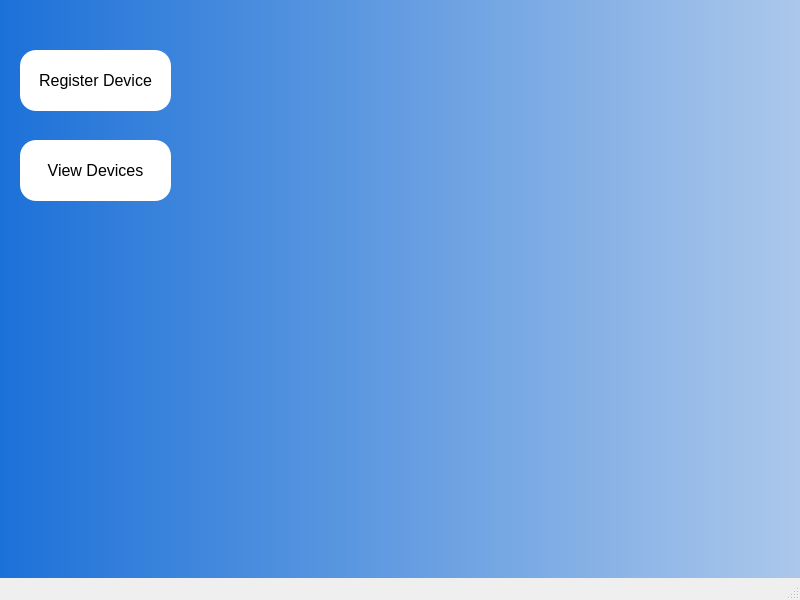
<?xml version="1.0" encoding="UTF-8"?>
<ui version="4.0">
 <class>MainWindow</class>
 <widget class="QMainWindow" name="MainWindow">
  <property name="geometry">
   <rect>
    <x>0</x>
    <y>0</y>
    <width>800</width>
    <height>600</height>
   </rect>
  </property>
  <property name="windowTitle">
   <string>MainWindow</string>
  </property>
  <widget class="QWidget" name="centralwidget">
   <widget class="QWidget" name="mainWidget" native="true">
    <property name="geometry">
     <rect>
      <x>0</x>
      <y>0</y>
      <width>801</width>
      <height>600</height>
     </rect>
    </property>
    <property name="styleSheet">
     <string notr="true">QWidget#mainWidget{
	background-color: qlineargradient(spread:pad, x1:0, y1:0, x2:1, y2:0, stop:0 rgba(28, 113, 216, 255), stop:1 rgba(172, 200, 234, 255));
}</string>
    </property>
    <widget class="QPushButton" name="btn_go_to_register">
     <property name="geometry">
      <rect>
       <x>20</x>
       <y>50</y>
       <width>151</width>
       <height>61</height>
      </rect>
     </property>
     <property name="styleSheet">
      <string notr="true">background-color: rgb(255, 255, 255);
padding: 15px;
font-size: 16px;
border-radius: 16px;</string>
     </property>
     <property name="text">
      <string>Register Device</string>
     </property>
    </widget>
    <widget class="QPushButton" name="btn_go_to_devices">
     <property name="geometry">
      <rect>
       <x>20</x>
       <y>140</y>
       <width>151</width>
       <height>61</height>
      </rect>
     </property>
     <property name="styleSheet">
      <string notr="true">background-color: rgb(255, 255, 255);
padding: 15px;
font-size: 16px;
border-radius: 16px;</string>
     </property>
     <property name="text">
      <string>View Devices</string>
     </property>
    </widget>
   </widget>
  </widget>
  <widget class="QMenuBar" name="menubar">
   <property name="geometry">
    <rect>
     <x>0</x>
     <y>0</y>
     <width>800</width>
     <height>22</height>
    </rect>
   </property>
  </widget>
  <widget class="QStatusBar" name="statusbar"/>
 </widget>
 <resources/>
 <connections/>
</ui>
